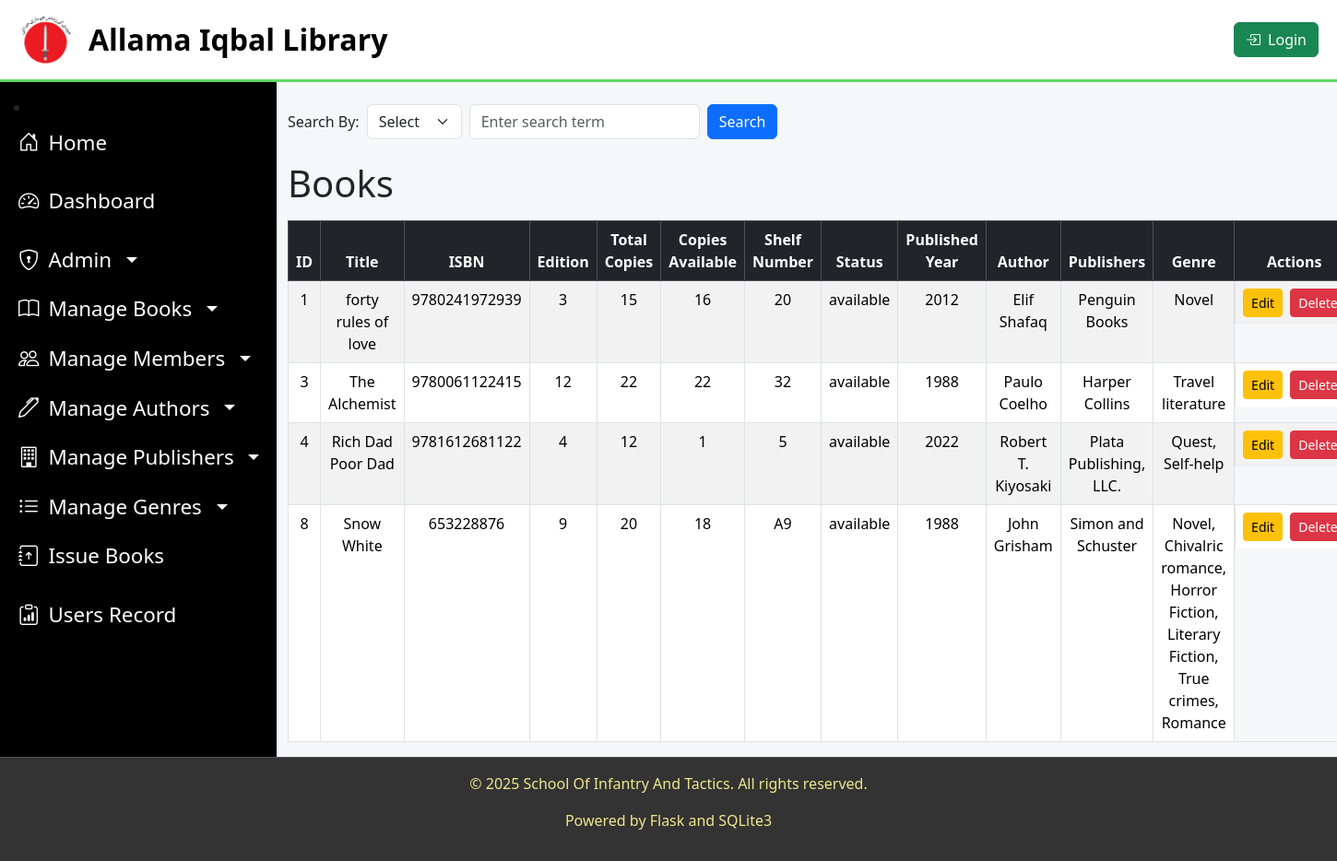
/books, run on the app's committed database.
### tables this page shows
CREATE TABLE "books"(
            book_id INTEGER PRIMARY KEY AUTOINCREMENT,
            title TEXT NOT NULL,
            isbn TEXT NOT NULL,
            edition TEXT  NOT NULL,
            copies_total INTEGER NOT NULL,
            copies_available INTEGER NOT NULL,
            shelf_number INTEGER NOT NULL,
            status TEXT NOT NULL DEFAULT 'available',
            published_year INTEGER NOT NULL,
            author_id INTEGER NOT NULL,
            publisher_id INTEGER NOT NULL,
            FOREIGN KEY (author_id) REFERENCES authors(author_id) ON DELETE CASCADE,
            FOREIGN KEY (publisher_id) REFERENCES publishers(publisher_id) ON DELETE CASCADE                
);

### app.py (the view)
@app.route('/books')
def books():
    conn = get_db_connection()
    cursor = conn.cursor()
    query = request.args.get('query', '')  # Get the search query from the request
    if query:
        cursor.execute("""
            SELECT books.book_id, books.title,books.isbn, books.edition, books.copies_total, books.status, books.shelf_number, books.copies_available,
            authors.name AS author, publishers.name AS publishers, GROUP_CONCAT(genres.genre_name, ', ') AS genres, books.published_year
            FROM books
            JOIN authors ON books.author_id = authors.author_id
            JOIN publishers ON books.publisher_id = publishers.publisher_id
            LEFT JOIN book_genres ON books.book_id = book_genres.book_id
            LEFT JOIN genres ON book_genres.genre_id = genres.genre_id
            WHERE books.title LIKE ? OR authors.name LIKE ? OR genres.genre_name LIKE ?
            GROUP BY books.book_id
        """, ('%' + query + '%', '%' + query + '%', '%' + query + '%'))
    else:
        cursor.execute("""
            SELECT books.book_id,books.isbn, books.edition, books.copies_total ,books.shelf_number,books.status,books.copies_available,
            books.title, authors.name AS author, publishers.name AS publishers, GROUP_CONCAT(genres.genre_name, ', ') AS genres, books.published_year
            FROM books
            JOIN authors ON books.author_id = authors.author_id
            JOIN publishers ON books.publisher_id = publishers.publisher_id
            LEFT JOIN book_genres ON books.book_id = book_genres.book_id
            LEFT JOIN genres ON book_genres.genre_id = genres.genre_id
            GROUP BY books.book_id
        """)
    books = cursor.fetchall()
    conn.close()
    return render_template('books.html', books=books)

### helper.py (called while the page is built)
def get_db_connection():
    try:
        conn = sqlite3.connect('library.db')
        conn.row_factory = sqlite3.Row  # Enables accessing rows like dictionaries
        return conn
    except sqlite3.Error as e:
        return None

### templates/books.html (shortened to what this page needs)
{% extends "layout.html" %}
{% block content %}
<form action="{{ url_for('books') }}" method="get" class="mb-4 d-flex align-items-center">
    <label for="search_by" class="me-2">Search By:</label>
    <select id="search_by" name="search_by" class="form-select me-2" style="width: auto;">
        <option value="">Select</option>
    </select>
    <input type="text" id="search_query" name="query" class="form-control me-2" placeholder="Enter search term" value="{{ request.args.get('query', '') }}" style="width: 250px;">
    <button type="submit" class="btn btn-primary">Search</button>
</form>
<h1 class="mb-3">Books</h1>
<div class="table-responsive">
    <table class="table table-striped table-bordered table-hover text-center">
        <thead class="table-dark">
            <tr>
                <th>ID</th>
                <th>Title</th>
                <th>ISBN</th>
                <th>Edition</th>
                <th>Total Copies</th>
                <th>Copies Available</th>
                <th>Shelf Number</th>
                <th>Status</th>
                <th>Published Year</th>
                <th>Author</th>
                <th>Publishers</th>
                <th>Genre</th>
                <th>Actions</th>
            </tr>
        </thead>
        <tbody>
            {% if books %}
                {% for book in books %}
                <tr>
                    <td>{{ book.book_id }}</td>
                    <td>{{ book.title }}</td>
                    <td>{{ book.isbn }}</td>
                    <td>{{ book.edition }}</td>
                    <td>{{ book.copies_total }}</td>
                    <td>{{ book.copies_available }}</td>
                    <td>{{ book.shelf_number }}</td>
                    <td>{{ book.status }}</td>
                    <td>{{ book.published_year }}</td>
                    <td>{{ book.author }}</td>
                    <td>{{ book.publishers }}</td>
                    <td>{{ book.genres }}</td>
                    <td class="d-flex justify-content-center">
                        <a href="{{ url_for('update_book', book_id=book.book_id) }}" class="btn btn-warning btn-sm me-2">Edit</a>
                        <form action="{{ url_for('delete_book', book_id=book.book_id) }}" method="post">
                            <button type="submit" class="btn btn-danger btn-sm" onclick="return confirm('Are you sure?')">Delete</button>
                        </form>
                    </td>
                </tr>
                {% endfor %}
            {% else %}
                <tr>
                    <td colspan="13" class="text-center">No books available.</td>
                </tr>
            {% endif %}
        </tbody>
    </table>
</div>
{% endblock %}

### templates/layout.html (shortened to what this page needs)
<!DOCTYPE html>
<html lang="en">
<head>
    <link rel="stylesheet" href="https://cdn.jsdelivr.net/npm/bootstrap@5.3.1/dist/css/bootstrap.min.css">
    <link rel="stylesheet" href="https://cdn.jsdelivr.net/npm/bootstrap-icons/font/bootstrap-icons.css">
</head>
<body>
    <div class="top-heading">
        <div class="d-flex align-items-center">
            <img src="{{ url_for('static', filename='infantry logo.png') }}" alt="Library Logo">
            <h2 class="fw-bold ms-3">Allama Iqbal Library</h2>
        </div>
        <div class="admin-menu">
            {% if session['admin_username'] %}
                <div class="dropdown">
                    <button class="btn btn-warning dropdown-toggle d-flex align-items-center" type="button" id="adminDropdown" data-bs-toggle="dropdown" aria-expanded="false">
                        <i class="bi bi-person-circle me-2"></i> {{ session['admin_username'] }}
                    </button>
                    <ul class="dropdown-menu dropdown-menu-end" aria-labelledby="adminDropdown">
                        <li><a class="dropdown-item d-flex align-items-center" href="/change_password"><i class="bi bi-key me-2"></i> Change Password</a></li>
                        <li><a class="dropdown-item d-flex align-items-center" href="/logout"><i class="bi bi-box-arrow-right me-2"></i> Logout</a></li>
                    </ul>
                </div>
            {% else %}
                <a href="/login" class="btn btn-success d-flex align-items-center">
                    <i class="bi bi-box-arrow-in-right me-2"></i> Login
                </a>
            {% endif %}
        </div>
    </div>
    <div class="d-flex main-content">
        <nav>
            <li class="nav-item">
                <a class="nav-link" href="/"><i class="bi bi-house-door"></i> Home</a>
            </li>
            <ul class="nav flex-column">
                <li class="nav-item">
                    <a class="nav-link" href="/admin_dashboard"><i class="bi bi-speedometer2"></i> Dashboard</a>
                </li>
                <li class="nav-item dropdown">
                    <a class="nav-link dropdown-toggle" href="#" id="adminDropdown" role="button" data-bs-toggle="dropdown">
                        <i class="bi bi-shield-lock"></i> Admin
                    </a>
                </li>
                <li class="nav-item dropdown">
                    <a class="nav-link dropdown-toggle" href="#" id="booksDropdown" role="button" data-bs-toggle="dropdown">
                        <i class="bi bi-book"></i> Manage Books
                    </a>
                </li>
                <li class="nav-item dropdown">
                    <a class="nav-link dropdown-toggle" href="#" id="membersDropdown" role="button" data-bs-toggle="dropdown">
                        <i class="bi bi-people"></i> Manage Members
                    </a>
                </li>
                <li class="nav-item dropdown">
                    <a class="nav-link dropdown-toggle" href="#" id="membersDropdown" role="button" data-bs-toggle="dropdown">
                        <i class="bi bi-pen"></i> Manage Authors
                    </a>
                </li>
                <li class="nav-item dropdown">
                    <a class="nav-link dropdown-toggle" href="#" id="membersDropdown" role="button" data-bs-toggle="dropdown">
                        <i class="bi bi-building"></i> Manage Publishers
                    </a>
                </li>
                <li class="nav-item dropdown">
                    <a class="nav-link dropdown-toggle" href="#" id="membersDropdown" role="button" data-bs-toggle="dropdown">
                        <i class="bi bi-list-ul"></i> Manage Genres
                    </a>
                </li>
                <li class="nav-item">
                    <a class="nav-link" href="/issue_book"><i class="bi bi-journal-arrow-up"></i> Issue Books</a>
                </li>
                <li class="nav-item">
                    <a class="nav-link" href="/view_users_record"><i class="bi bi-clipboard-data"></i> Users Record</a>
                </li>
            </ul>
        </nav>
        <div class="container mt-4" style="width: 100%;">
            {% block content %}{% endblock %}
        </div>
    </div>
    <footer>
        <p>&copy; 2025 School Of Infantry And Tactics. All rights reserved.</p>
        <p>Powered by Flask and SQLite3</p>
    </footer>
</body>
</html>
</body>
</html>

### templates/layout.html (style rules this page uses)
body { display: flex; flex-direction: column; min-height: 100vh; background-color: #f5f8f9; }
.main-content { flex: 1; display: flex; }
.top-heading { background-color: #ffffff; font-size: 2.5rem; color: rgb(0, 0, 0); width: 100%; border-bottom: 3px solid #60d966; padding: 15px 20px; display: flex; align-items: center; justify-content: space-between; }
.top-heading img { max-width: 60px; height: auto; }
.top-heading h2 { flex-grow: 1; text-align: center; margin: 0; }
#adminDropdown { padding: 10px 15px; font-size: 16px; }
nav { width: 300px; background-color: #000; padding: 15px; padding: top 20px ; }
nav .nav-link { display: block; margin-bottom: 10px; padding: 12px 10px; }
nav .nav-link, nav.dropdown-toggle { color: white; font-weight: 500; font-size: 1.4rem; transition: all 0.3s ease-in-out; padding: 10px 5px; text-align: left; display: flex; align-items: center; gap: 10px; }
nav .nav-item .dropdown-toggle { font-size: 1.4rem !important; font-weight: 500 !important; padding: 10px 5px !important; margin: 0 !important; display: flex; align-items: center; gap: 10px; }
nav ul { padding-left: 0; }
footer { background-color: #333; color: #f0e68c; text-align: center; padding: 1rem 0; border-top: 1px solid #555; }

### data on the page
books: book_id "1", title "forty rules of love", isbn "9780241972939", edition "3", copies_total "15", copies_available "16", shelf_number "20", status "available", published_year "2012", author "Elif Shafaq", publishers "Penguin Books", genres "Novel"
books: book_id "3", title "The Alchemist", isbn "9780061122415", edition "12", copies_total "22", copies_available "22", shelf_number "32", status "available", published_year "1988", author "Paulo Coelho", publishers "Harper Collins", genres "Travel literature"
books: book_id "4", title "Rich Dad Poor Dad", isbn "9781612681122", edition "4", copies_total "12", copies_available "1", shelf_number "5", status "available", published_year "2022", author "Robert T. Kiyosaki", publishers "Plata Publishing, LLC.", genres "Quest, Self-help"
books: book_id "8", title "Snow White", isbn "653228876", edition "9", copies_total "20", copies_available "18", shelf_number "A9", status "available", published_year "1988", author "John Grisham", publishers "Simon and Schuster", genres "Novel, Chivalric romance, Horror Fiction, Literary Fiction, True crimes, Romance"
